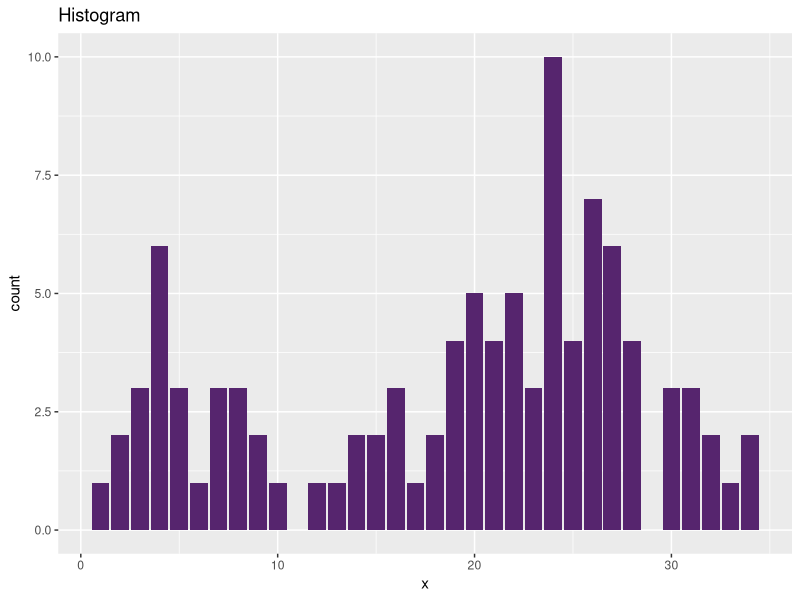
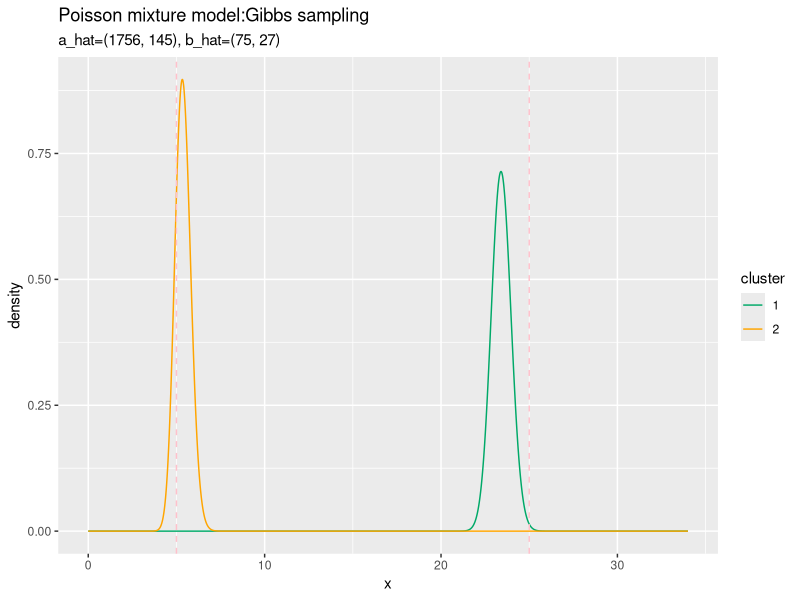
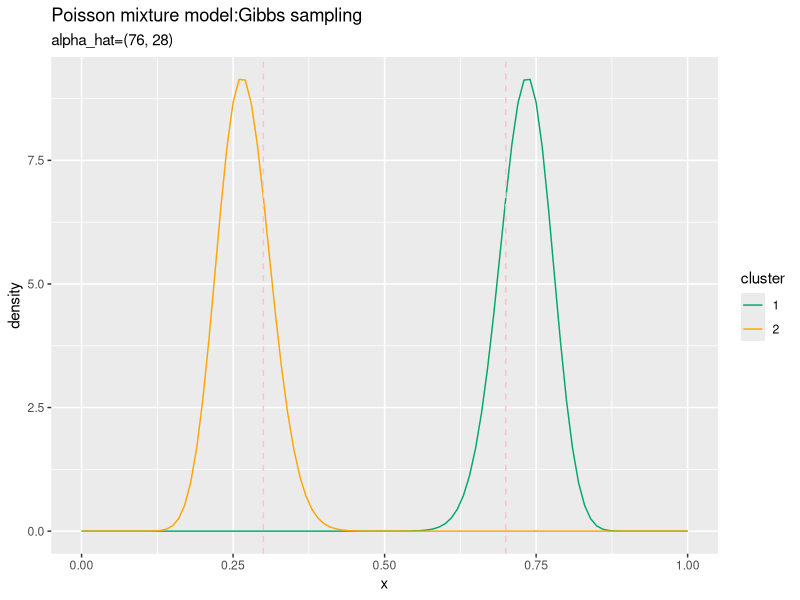
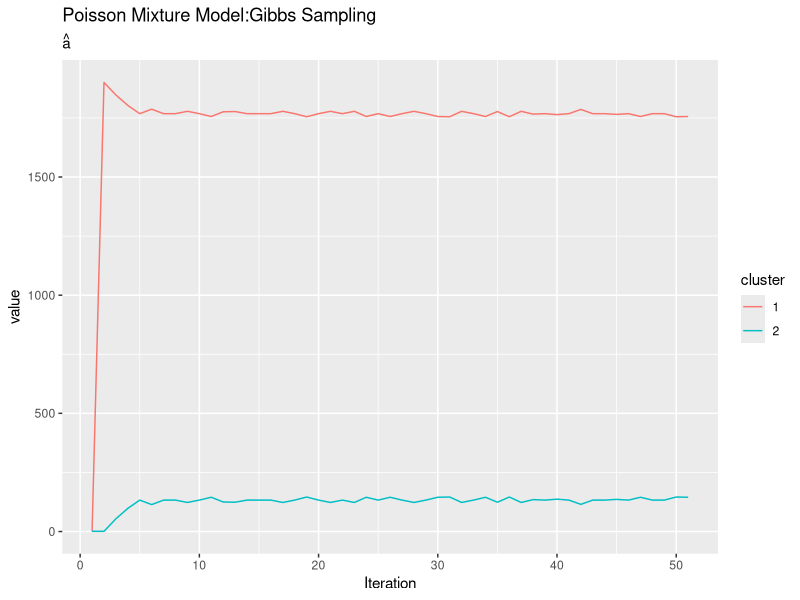
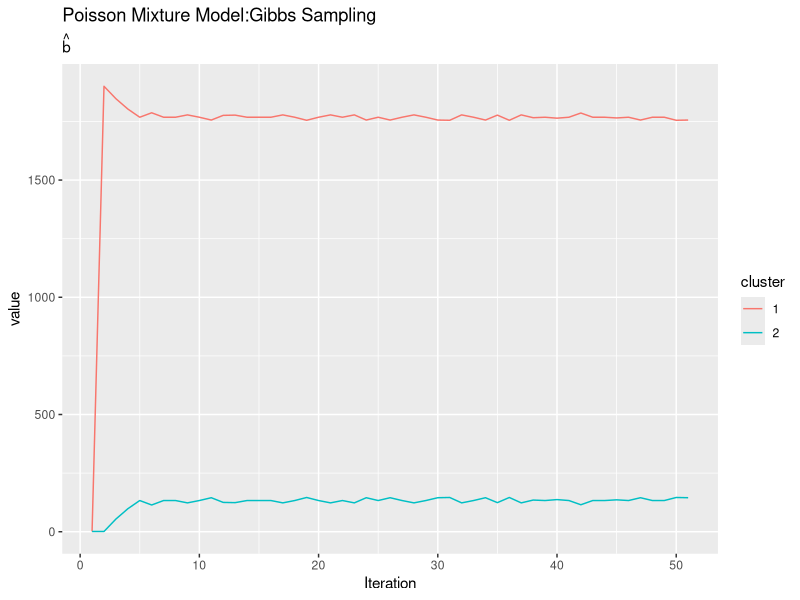
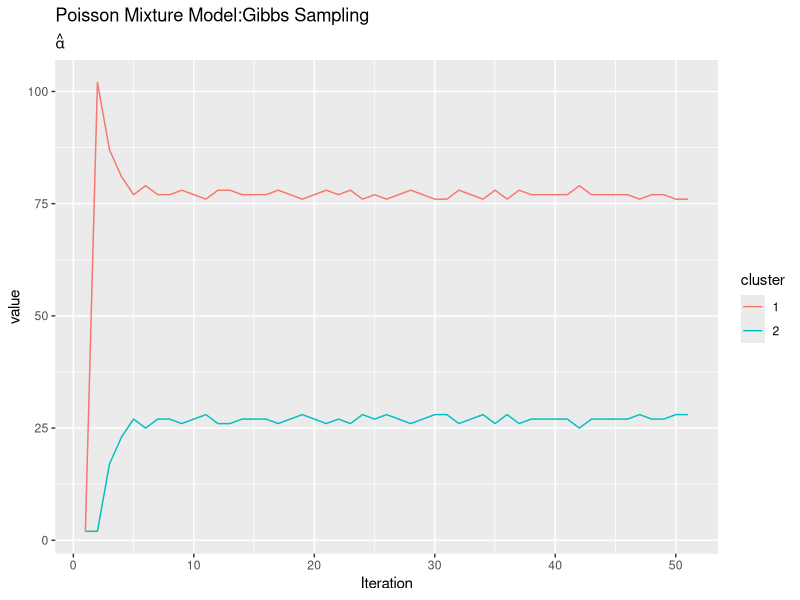

Write R code to recreate these figures, in order.

# 4.3.2 ポアソン混合モデルにおけるギブスサンプリング --------------------------------------------------

# 利用パッケージ
library(tidyverse)
library(gganimate)


# 真の観測モデルの設定 ----------------------------------------------------------------

# (観測)データ数を指定
N <- 100

# 真のパラメータを指定
lambda_truth <- c(5, 25)
pi_truth <- c(0.3, 0.7)

# クラスタ数
K <- length(lambda_truth)

# クラスタ(潜在変数)を生成
s_nk <- rmultinom(n =  N, size = 1, prob = pi_truth) %>% 
  t()

# (観測)データXを生成
x_n <- rpois(n = N, lambda = apply(lambda_truth^t(s_nk), 2, prod))

# 観測データを確認
summary(x_n)
tibble(x = x_n) %>% 
  ggplot(aes(x = x)) + 
    geom_bar(fill = "#56256E") + 
    labs(title = "Histogram")


# パラメータの設定 ----------------------------------------------------------------

# 試行回数を指定
MaxIter <- 50

# ハイパーパラメータa,bを指定
a <- 1
b <- 1

# パラメータlambdaを生成
lambda_k <- rgamma(n = K, shape = a, rate = b)

# ハイパーパラメータalphaを指定
alpha_k <- rep(2, K)

# パラメータpiを生成
pi_k <- MCMCpack::rdirichlet(n = 1, alpha = alpha_k) %>% 
  as.vector()


# ギブスサンプリング ---------------------------------------------------------------

# 受け皿を用意
eta_nk <- matrix(0, nrow = N, ncol = K)
hat_a_k <- rep(0, K)
hat_b_k <- rep(0, K)

# ハイパーパラメータの推定値の推移の確認用
trace_a <- matrix(0, nrow = MaxIter + 1, ncol = K)
trace_b <- matrix(0, nrow = MaxIter + 1, ncol = K)
trace_alpha <- matrix(0, nrow = MaxIter + 1, ncol = K)
# 初期値を代入
trace_a[1, ] <- a
trace_b[1, ] <- b
trace_alpha[1, ] <- alpha_k

for(i in 1:MaxIter) {
  
  for(n in 1:N) {
    
    # ハイパーパラメータeta_nを計算:式(4.38)
    tmp_eta_k <- exp(x_n[n] * log(lambda_k) - lambda_k + log(pi_k))
    eta_nk[n, ] <- tmp_eta_k / sum(tmp_eta_k) # 正規化
    
    # 潜在変数s_nをサンプリング:式(4.37)
    s_nk[n, ] <- rmultinom(n =  1, size = 1, prob = eta_nk[n, ]) %>% 
      as.vector()
  }
  
  for(k in 1:K) {
    
    # ハイパーパラメータhat{a}_k,hat{b}_kを計算:式(4.42)
    hat_a_k[k] <- sum(s_nk[, k] * x_n) + a
    hat_b_k[k] <- sum(s_nk[, k]) + b
    
    # パラメータlambda_kをサンプリング:式(4.41)
    lambda_k <- rgamma(n = K, shape = hat_a_k, rate = hat_b_k)
  }
  
  # ハイパーパラメータをhat{alpha}を計算:式(4.45)
  hat_alpha_k <- apply(s_nk, 2, sum) + alpha_k
  
  # パラメータpiをサンプリング:式(4.44)
  pi_k <- MCMCpack::rdirichlet(n = 1, alpha = hat_alpha_k) %>% 
    as.vector()
  
  # 推移の確認用に推定結果を保存
  trace_a[i + 1, ] <- hat_a_k
  trace_b[i + 1, ] <- hat_b_k
  trace_alpha[i + 1, ] <- hat_alpha_k
}


# 推定結果の確認 -------------------------------------------------------------------

## lambdaの事後分布
# 作図用のデータフレームを作成
posterior_lambda_df <- tibble()
for(k in 1:K) {
  tmp_lambda_df <- tibble(
    x = seq(0, max(x_n), by = 0.01), 
    density = dgamma(x, shape = hat_a_k[k], rate = hat_b_k[k]), 
    cluster = as.factor(k)
  )
  posterior_lambda_df <- rbind(posterior_lambda_df, tmp_lambda_df)
}

# 作図
ggplot(posterior_lambda_df, aes(x, density, color = cluster)) + 
  geom_line() + # 折れ線グラフ
  scale_color_manual(values = c("#00A968", "orange")) + # グラフの色(不必要)
  geom_vline(xintercept = lambda_truth, color = "pink", linetype = "dashed") + # 垂直線
  labs(title = "Poisson mixture model:Gibbs sampling", 
       subtitle = paste0("a_hat=(", paste0(hat_a_k, collapse = ", "), 
                         "), b_hat=(", paste0(hat_b_k, collapse = ", "), ")")) # ラベル


## piの事後分布(K=2の場合)
# 作図用のデータフレームを作成
posterior_pi_df <- tibble()
for(k in 1:K) {
  tmp_pi_df <- tibble(
    x = seq(0, 1, by = 0.01), 
    density = dbeta(x, shape1 = hat_alpha_k[k], shape2 = hat_alpha_k[2 / k]), 
    cluster = as.factor(k)
  )
  posterior_pi_df <- rbind(posterior_pi_df, tmp_pi_df)
}

# 作図
ggplot(posterior_pi_df, aes(x, density, color = cluster)) + 
  geom_line() + # 折れ線グラフ
  scale_color_manual(values = c("#00A968", "orange")) + # グラフの色(不必要)
  geom_vline(xintercept = pi_truth, color = "pink", linetype = "dashed") + # 垂直線
  labs(title = "Poisson mixture model:Gibbs sampling", 
       subtitle = paste0("alpha_hat=(", paste0(hat_alpha_k, collapse = ", "), ")")) # ラベル


# パラメータの事後分布の推移の確認 -------------------------------------------------------------------

## lambdaの近似事後分布
# 作図用のデータフレームを作成
trace_lambda_long <- tibble()
for(i in 1:(MaxIter + 1)) {
  for(k in 1:K) {
    # データフレームに変換
    tmp_lambda_df <- tibble(
      lambda = seq(0, max(x_n), by = 0.01), 
      density = dgamma(lambda, shape = trace_a[i, k], rate = trace_b[i, k]), 
      cluster = as.factor(k), 
      Iteration = i - 1
    )
    # 結合
    trace_lambda_long <- rbind(trace_lambda_long, tmp_lambda_df)
  }
}

# 作図
graph_lambda <- ggplot(trace_lambda_long, aes(lambda, density, color = cluster)) + 
  geom_line() + # 折れ線グラフ
  scale_color_manual(values = c("#00A968", "orange")) + # グラフの色(不必要)
  geom_vline(xintercept = lambda_truth, color = "pink", linetype = "dashed") + # 垂直線
  transition_manual(Iteration) + # フレーム
  labs(title = "Poisson Mixture Model:Gibbs Sampling", 
       subtitle = "i={current_frame}") # ラベル

# gif画像を作成
animate(graph_lambda, nframes = MaxIter + 1, fps = 5)


## piの近似事後分布(K=2のときのみ可)
# 作図用のデータフレームを作成
trace_pi_long <- tibble()
for(i in 1:(MaxIter + 1)) {
  for(k in 1:K) {
    # データフレームに変換
    tmp_pi_df <- tibble(
      pi = seq(0, 1, by = 0.001), 
      density = dbeta(pi, shape1 = trace_alpha[i, k], shape2 = trace_alpha[i, 2 / k]), 
      cluster = as.factor(k), 
      Iteration = i - 1
    )
    # 結合
    trace_pi_long <- rbind(trace_pi_long, tmp_pi_df)
  }
}

# 作図
graph_pi <- ggplot(trace_pi_long, aes(pi, density, color = cluster)) + 
  geom_line() + # 折れ線グラフ
  scale_color_manual(values = c("#00A968", "orange")) + # グラフの色(不必要)
  geom_vline(xintercept = pi_truth, color = "pink", linetype = "dashed") + # 垂直線
  transition_manual(Iteration) + # フレーム
  labs(title = "Poisson Mixture Model:Gibbs Sampling", 
       subtitle = "i={current_frame}") # ラベル

# gif画像を作成
animate(graph_pi, nframes = MaxIter + 1, fps = 5)


# ハイパーパラメータの推移 ------------------------------------------------------------

## lambdaのパラメータa
# データフレームに変換
trace_a_wide <- cbind(
  as.data.frame(trace_a), 
  Iteration = 1:(MaxIter + 1)
)

# long型に変換
trace_a_long <- pivot_longer(
  trace_a_wide, 
  cols = -Iteration, 
  names_to = "cluster", 
  names_prefix = "V", 
  names_ptypes = list(cluster = factor()), 
  values_to = "value"
)

# 作図
ggplot(trace_a_long, aes(Iteration, value, color = cluster)) + 
  geom_line() + 
  labs(title = "Poisson Mixture Model:Gibbs Sampling", 
       subtitle = expression(hat(a)))


## lambdaのパラメータb
# データフレームに変換
trace_b_wide <- cbind(
  as.data.frame(trace_a), 
  Iteration = 1:(MaxIter + 1)
)

# long型に変換
trace_b_long <- pivot_longer(
  trace_b_wide, 
  cols = -Iteration, 
  names_to = "cluster", 
  names_prefix = "V", 
  names_ptypes = list(cluster = factor()), 
  values_to = "value"
)

# 作図
ggplot(trace_b_long, aes(Iteration, value, color = cluster)) + 
  geom_line() + 
  labs(title = "Poisson Mixture Model:Gibbs Sampling", 
       subtitle = expression(hat(b)))


## piのパラメータ
# データフレームに変換
trace_alpha_wide <- cbind(
  as.data.frame(trace_alpha), 
  Iteration = 1:(MaxIter + 1)
)

# long型に変換
trace_alpha_long <- pivot_longer(
  trace_alpha_wide, 
  cols = -Iteration, 
  names_to = "cluster", 
  names_prefix = "V", 
  names_ptypes = list(cluster = factor()), 
  values_to = "value"
)

# 作図
ggplot(trace_alpha_long, aes(Iteration, value, color = cluster)) + 
  geom_line() + 
  labs(title = "Poisson Mixture Model:Gibbs Sampling", 
       subtitle = expression(hat(alpha)))
